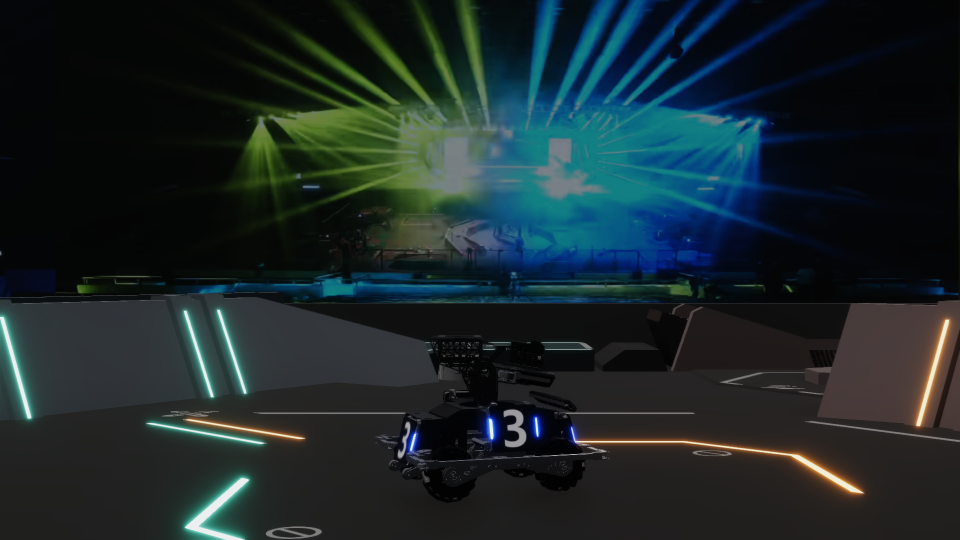
//> input picture 第三次任务提交-邹殿元/Mission3.3.1&2/srcimg/1_raw.png, 1920 x 1080 px (shown at 1/2 size)
$ ./CMakeProject1   (built with g++ and OpenCV 4)
//> lines starting //> are read from the running program, lines starting //| are printed output that depends on the picture; after the words box and inside, x2 and y2 are one past the last pixel; in counts of white or black regions, pixels touching at a corner belong together
#include "CMakeProject1.h"
using namespace cv;
using namespace std;
using namespace Eigen;

Mat getCard(Mat& src)//0:strict,+inf:casual
{
    Mat hsvImage, binaryImage, closeImage, erodeImage, dilateImage;
    cvtColor(src, hsvImage, COLOR_BGR2HSV);
    inRange(hsvImage, Scalar(90, 90, 150), Scalar(150, 255, 255), binaryImage);
    return binaryImage;
}

void findmin(vector<Point> array, Point2f& point)
{
    int min = array[0].y;
    Point2f temppoint = array[0];
    for (int i = 1; i < array.size(); i++)
        if (min > array[i].y)
        {
            min = array[i].y;
            temppoint = array[i];
        }
    point = temppoint;
}
void findmax(vector<Point> array, Point2f& point)
{
    int max = array[0].y;
    Point2f temppoint = array[0];
    for (int i = 1; i < array.size(); i++)
        if (max < array[i].y)
        {
            max = array[i].y;
            temppoint = array[i];
        }
    point = temppoint;
}
int main(void)
{
    const static vector<Point3f> points_small_3d = { Point3f(-0.0275f, 0.0675f, 0.f),
                                                Point3f(0.0275f, 0.0675f, 0.f),
                                                Point3f(0.0275f, -0.0675f, 0.f),
                                                Point3f(-0.0275f, -0.0675f, 0.f) };
    Mat a = imread("/usr/1_raw.png");
//> a is the input picture: 1080 rows x 1920 cols, CV_8UC3; mean B, G, R 41.2, 39.1, 27.1


    Mat dilateImage=getCard(a);
//> in getCard, `cvtColor(src, hsvImage, COLOR_BGR2HSV);`: hsvImage: 1080 rows x 1920 cols, CV_8UC3; mean H, S, V 71.2, 98.4, 46.5
//> in getCard, `inRange(hsvImage, Scalar(90, 90, 150), Scalar(150, 255, 255), binaryIm..`:
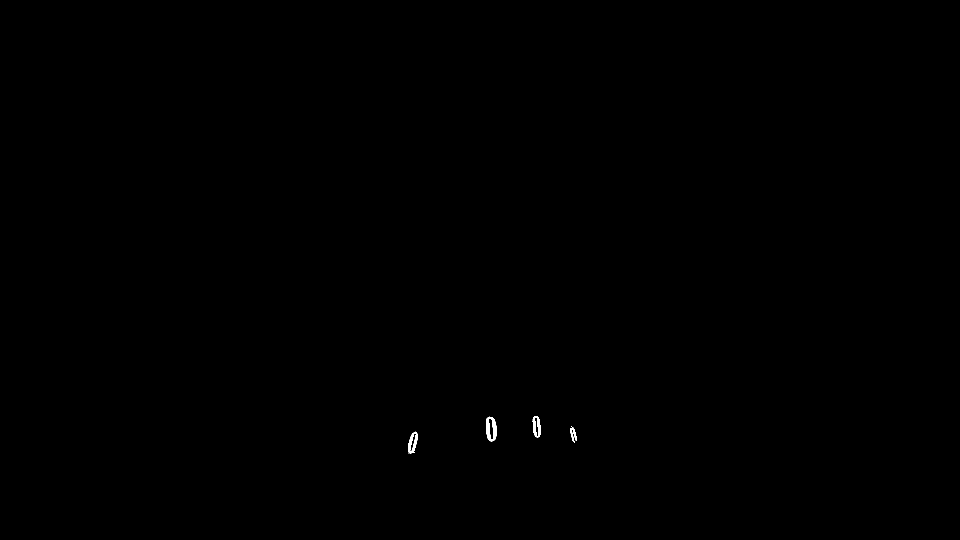
//> binaryImage: 1080 rows x 1920 cols, CV_8UC1 (shown at 1/2 size); 0.08% white; 6 white regions (1 under 20 px)
    vector<vector<Point>> contours;
    vector<Vec4i> hierarchy;
    findContours(dilateImage, contours, hierarchy, RETR_CCOMP, CHAIN_APPROX_SIMPLE);
//> contours = 9 contours, 1 with area under 20; largest, box (x1, y1, x2, y2) and area: (972, 833, 994, 883) 826, (816, 863, 836, 908) 528, (1065, 832, 1082, 875) 518, (977, 836, 988, 880) 292, (1069, 834, 1078, 875) 185, (819, 866, 833, 903) 176, (1142, 853, 1154, 881) 70, (1140, 856, 1150, 886) 64
    //for (int i = 0; i < contours.size(); i++)
    //contours[6]left 8right
    vector<Point2f> img_point(4);
    findmax(contours[8], img_point[0]);
//> in findmax, `int max = array[0].y;`: max = 834
//> in findmax, `Point2f temppoint = array[0];`: temppoint = Point(1071, 834)
//> the loop in findmax, `for (int i = 1; i < array.size(); i++)` made 22 passes
//> (max, temppoint) on passes 2 to 10: (836, Point(1074, 836)), (843, Point(1074, 843)), (844, Point(1075, 844)), (853, Point(1075, 853)), (854, Point(1076, 854)), (864, Point(1076, 864)), (865, Point(1077, 865)), (873, Point(1077, 873)), (874, Point(1076, 874))
//> after the loop in findmax, `for (int i = 1; i < array.size(); i++)`: max = 874
//> in findmax, `point = temppoint;`: point = Point(1076, 874)
//> img_point = 4 Points (x, y): [1076, 874], [0, 0], [0, 0], [0, 0]
    findmin(contours[8], img_point[1]);
//> in findmin, `int min = array[0].y;`: min = 834
//> in findmin, `Point2f temppoint = array[0];`: temppoint = Point(1071, 834)
//> the loop in findmin, `for (int i = 1; i < array.size(); i++)` made 22 passes
//> after the loop in findmin, `for (int i = 1; i < array.size(); i++)`: min = 834
//> in findmin, `point = temppoint;`: point = Point(1071, 834)
//> img_point = 4 Points (x, y): [1076, 874], [1071, 834], [0, 0], [0, 0]
    findmin(contours[6], img_point[2]);
//> the loop in findmin (call 2), `for (int i = 1; i < array.size(); i++)` made 27 passes
//> img_point = 4 Points (x, y): [1076, 874], [1071, 834], [979, 836], [0, 0]
    findmax(contours[6], img_point[3]);
//> the loop in findmax (call 2), `for (int i = 1; i < array.size(); i++)` made 27 passes
//> (max, temppoint) on passes 1, 3, 5, 6, 7, 8, 9, 10, 11, 12, 13, 14: (837, Point(980, 837)), (838, Point(982, 838)), (839, Point(984, 839)), (842, Point(984, 842)), (843, Point(985, 843)), (854, Point(985, 854)), (855, Point(986, 855)), (864, Point(986, 864)), (865, Point(987, 865)), (875, Point(987, 875)), (876, Point(986, 876)), (877, Point(986, 877))
//> img_point = 4 Points (x, y): [1076, 874], [1071, 834], [979, 836], [984, 879]
    cout << img_point << endl;
//| [1076, 874;
//|  1071, 834;
//|  979, 836;
//|  984, 879]

    Mat cameraMat = (cv::Mat_<double>(3, 3) << 1900, 0, 960, 0, 1900, 540, 0, 0, 1);
    Mat rvec, tvec;
    Mat distCoeffs = (cv::Mat_<double>(1, 5) << 0, 0, 0, 0, 0);
    solvePnP(points_small_3d, img_point, cameraMat, distCoeffs, rvec, tvec);
//> rvec = [0.0634, -0.607, -1.57]; tvec = [0.0895, 0.415, 2.5]
    Matx33d rmat;
    Rodrigues(rvec, rmat);
//> rmat = [[-0.109, 0.911, -0.398], [-0.941, 0.0341, 0.336], [0.32, 0.411, 0.854]]
    cout << "rmat=" << rmat << endl;
//| rmat=[-0.1087696188995634, 0.9111188897646839, -0.3975318084360208;
//|  -0.9413082699200747, 0.03414702421141461, 0.3358165000674933;
//|  0.3195432849936288, 0.4107266115696357, 0.8539295870058641]
    cout << "tvec=" << tvec << endl;
//| tvec=[0.08948227596989378;
//|  0.4153725972881345;
//|  2.500203700497157]

    cv::Affine3d affineMat(rmat, tvec);

//> (the run ends here: the program needs code that is not available in this run, at `viz::Viz3d myWindow("Test");`)
